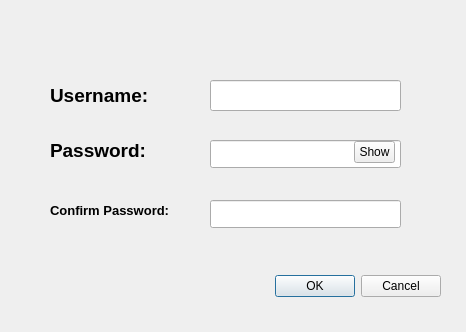
<?xml version="1.0" encoding="UTF-8"?>
<ui version="4.0">
 <class>RegisterDialog</class>
 <widget class="QDialog" name="RegisterDialog">
  <property name="geometry">
   <rect>
    <x>0</x>
    <y>0</y>
    <width>466</width>
    <height>332</height>
   </rect>
  </property>
  <property name="windowTitle">
   <string>Dialog</string>
  </property>
  <widget class="QDialogButtonBox" name="buttonBox">
   <property name="geometry">
    <rect>
     <x>100</x>
     <y>270</y>
     <width>341</width>
     <height>32</height>
    </rect>
   </property>
   <property name="orientation">
    <enum>Qt::Orientation::Horizontal</enum>
   </property>
   <property name="standardButtons">
    <set>QDialogButtonBox::StandardButton::Cancel|QDialogButtonBox::StandardButton::Ok</set>
   </property>
  </widget>
  <widget class="QLabel" name="label">
   <property name="geometry">
    <rect>
     <x>50</x>
     <y>80</y>
     <width>121</width>
     <height>31</height>
    </rect>
   </property>
   <property name="font">
    <font>
     <pointsize>14</pointsize>
     <bold>true</bold>
    </font>
   </property>
   <property name="text">
    <string>Username:</string>
   </property>
  </widget>
  <widget class="QLabel" name="label_2">
   <property name="geometry">
    <rect>
     <x>50</x>
     <y>140</y>
     <width>111</width>
     <height>20</height>
    </rect>
   </property>
   <property name="font">
    <font>
     <pointsize>14</pointsize>
     <bold>true</bold>
    </font>
   </property>
   <property name="text">
    <string>Password:</string>
   </property>
  </widget>
  <widget class="QLineEdit" name="lineEditUsername">
   <property name="geometry">
    <rect>
     <x>210</x>
     <y>80</y>
     <width>191</width>
     <height>31</height>
    </rect>
   </property>
  </widget>
  <widget class="QLineEdit" name="lineEditPassword">
   <property name="geometry">
    <rect>
     <x>210</x>
     <y>140</y>
     <width>191</width>
     <height>28</height>
    </rect>
   </property>
  </widget>
  <widget class="QLabel" name="label_3">
   <property name="geometry">
    <rect>
     <x>50</x>
     <y>200</y>
     <width>201</width>
     <height>20</height>
    </rect>
   </property>
   <property name="font">
    <font>
     <pointsize>10</pointsize>
     <bold>true</bold>
    </font>
   </property>
   <property name="text">
    <string>Confirm Password:</string>
   </property>
  </widget>
  <widget class="QLineEdit" name="lineEditConfirmPassword">
   <property name="geometry">
    <rect>
     <x>210</x>
     <y>200</y>
     <width>191</width>
     <height>28</height>
    </rect>
   </property>
  </widget>
  <widget class="QToolButton" name="toolButtonPassword">
   <property name="geometry">
    <rect>
     <x>354</x>
     <y>141</y>
     <width>41</width>
     <height>22</height>
    </rect>
   </property>
   <property name="text">
    <string>Show</string>
   </property>
  </widget>
 </widget>
 <resources/>
 <connections>
  <connection>
   <sender>buttonBox</sender>
   <signal>accepted()</signal>
   <receiver>RegisterDialog</receiver>
   <slot>accept()</slot>
   <hints>
    <hint type="sourcelabel">
     <x>248</x>
     <y>254</y>
    </hint>
    <hint type="destinationlabel">
     <x>157</x>
     <y>274</y>
    </hint>
   </hints>
  </connection>
  <connection>
   <sender>buttonBox</sender>
   <signal>rejected()</signal>
   <receiver>RegisterDialog</receiver>
   <slot>reject()</slot>
   <hints>
    <hint type="sourcelabel">
     <x>316</x>
     <y>260</y>
    </hint>
    <hint type="destinationlabel">
     <x>286</x>
     <y>274</y>
    </hint>
   </hints>
  </connection>
 </connections>
</ui>
